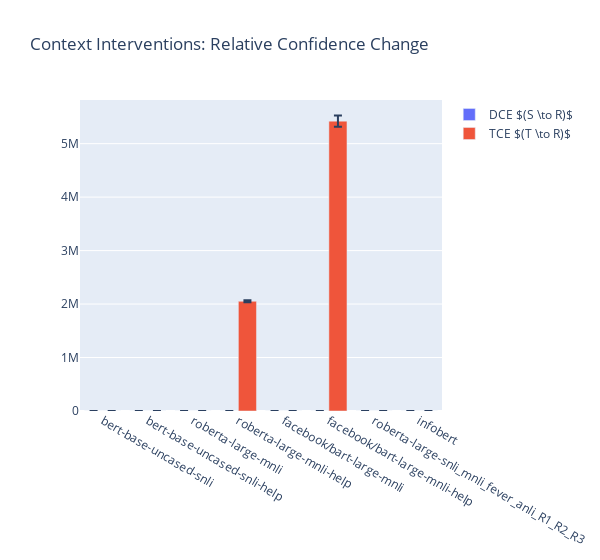

Source (notebook cell):
### Code cell
metric_col = 'relative_confidence_change'
interventions = ['intervention_2', 'intervention_3']
result_set = {}

for item in ['mean', 'sem', 'std']:
    for intervention in interventions:
        result_set['model'] = []
        result_set[f'{intervention}_{item}'] = []
        for model in models:
            results_path = f'../experiments/results/{intervention}/{model}/summary_results.tsv'
            results = pd.read_csv(results_path, sep='\t', index_col=0)
            result_set['model'].append(model)
            result_set[f'{intervention}_{item}'].append(results.at[item, metric_col])

result_set = pd.DataFrame(result_set)

fig = plot_metric_comparison(result_set, interventions, metric_col)
fig.update_layout(
        title=r'Context Interventions: Relative Confidence Change',
    )
fig.show()
fig.write_image('./results/plots/context_rcc.pdf')

### Figure 1 — Plotly figure (JSON) as saved in the notebook; plotly's stock layout.template omitted (floating-point values rounded to 4 significant figures)
{"data": [{"error_y": {"array": [0, 0, 0, 0, 0, 0, 0, 0], "type": "data"}, "name": "DCE $(S \\to R)$", "type": "bar", "x": ["bert-base-uncased-snli", "bert-base-uncased-snli-help", "roberta-large-mnli", "roberta-large-mnli-help", "facebook/bart-large-mnli", "facebook/bart-large-mnli-help", "roberta-large-snli_mnli_fever_anli_R1_R2_R3", "infobert"], "y": [0, 0, 0, 0, 0, 0, 0, 0]}, {"error_y": {"array": [0.05847, 0.1715, 12.46, 18660.0, 7.946, 104600.0, 0.05092, 1.637], "type": "data"}, "name": "TCE $(T \\to R)$", "type": "bar", "x": ["bert-base-uncased-snli", "bert-base-uncased-snli-help", "roberta-large-mnli", "roberta-large-mnli-help", "facebook/bart-large-mnli", "facebook/bart-large-mnli-help", "roberta-large-snli_mnli_fever_anli_R1_R2_R3", "infobert"], "y": [2.58, 4.082, 38.72, 2051000.0, 34.84, 5421000.0, 2.009, 29.61]}], "layout": {"barmode": "group", "title": {"text": "Context Interventions: Relative Confidence Change"}, "width": 600}}
